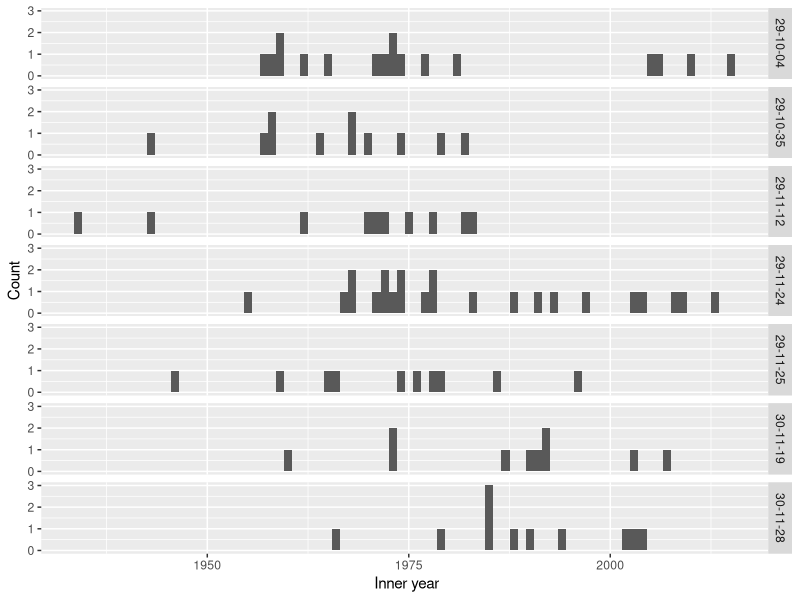

Here is the R script that generated this plot:
library(ggplot2)
library(here) # a cool package that helps with relative pathnames, so you don't have to use setwd

#using "here" instead of setwd
#setwd("S:/Ecology/Student_folders_&_files/Kara 2020/GLO/sage_dating")

dat<-read.csv(here("sage_dating", "sage_age.csv")) 

p<-ggplot(dat, aes(x=inner_year)) + 
  geom_histogram(binwidth=1)+
  facet_grid(section ~ .)+
  labs(x = " Inner year", y = "Count")

ggsave("sage_age_histV2.png", p, device = png)
